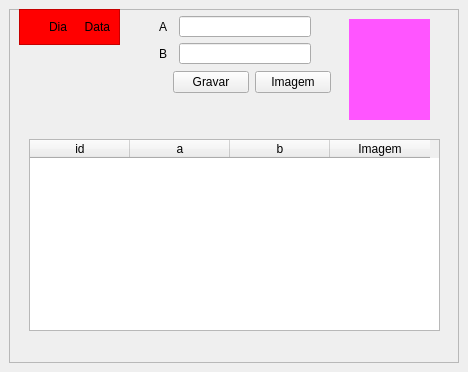
<?xml version="1.0" encoding="UTF-8"?>
<ui version="4.0">
 <class>MainWindow</class>
 <widget class="QMainWindow" name="MainWindow">
  <property name="geometry">
   <rect>
    <x>0</x>
    <y>0</y>
    <width>468</width>
    <height>372</height>
   </rect>
  </property>
  <property name="windowTitle">
   <string>MainWindow</string>
  </property>
  <widget class="QWidget" name="centralwidget">
   <layout class="QGridLayout" name="gridLayout_2">
    <item row="0" column="0">
     <widget class="QFrame" name="frame">
      <property name="styleSheet">
       <string notr="true"/>
      </property>
      <property name="frameShape">
       <enum>QFrame::StyledPanel</enum>
      </property>
      <property name="frameShadow">
       <enum>QFrame::Raised</enum>
      </property>
      <widget class="QLineEdit" name="tx_A">
       <property name="geometry">
        <rect>
         <x>170</x>
         <y>7</y>
         <width>132</width>
         <height>21</height>
        </rect>
       </property>
      </widget>
      <widget class="QLineEdit" name="tx_B">
       <property name="geometry">
        <rect>
         <x>170</x>
         <y>34</y>
         <width>132</width>
         <height>21</height>
        </rect>
       </property>
      </widget>
      <widget class="QLabel" name="lab_A">
       <property name="geometry">
        <rect>
         <x>150</x>
         <y>10</y>
         <width>16</width>
         <height>16</height>
        </rect>
       </property>
       <property name="text">
        <string>A</string>
       </property>
      </widget>
      <widget class="QLabel" name="lab_B">
       <property name="geometry">
        <rect>
         <x>150</x>
         <y>37</y>
         <width>16</width>
         <height>16</height>
        </rect>
       </property>
       <property name="text">
        <string>B</string>
       </property>
      </widget>
      <widget class="QFrame" name="frame_2">
       <property name="geometry">
        <rect>
         <x>10</x>
         <y>0</y>
         <width>101</width>
         <height>36</height>
        </rect>
       </property>
       <property name="styleSheet">
        <string notr="true">background-color: rgb(255, 0, 0);</string>
       </property>
       <property name="frameShape">
        <enum>QFrame::StyledPanel</enum>
       </property>
       <property name="frameShadow">
        <enum>QFrame::Raised</enum>
       </property>
       <layout class="QHBoxLayout" name="horizontalLayout">
        <item>
         <widget class="QLabel" name="lb_DiaSemana">
          <property name="text">
           <string>Dia</string>
          </property>
          <property name="alignment">
           <set>Qt::AlignRight|Qt::AlignTrailing|Qt::AlignVCenter</set>
          </property>
         </widget>
        </item>
        <item>
         <widget class="QLabel" name="lb_Data">
          <property name="text">
           <string>Data</string>
          </property>
          <property name="alignment">
           <set>Qt::AlignRight|Qt::AlignTrailing|Qt::AlignVCenter</set>
          </property>
         </widget>
        </item>
       </layout>
      </widget>
      <widget class="QTableWidget" name="tb_Dados">
       <property name="geometry">
        <rect>
         <x>20</x>
         <y>130</y>
         <width>411</width>
         <height>192</height>
        </rect>
       </property>
       <column>
        <property name="text">
         <string>id</string>
        </property>
       </column>
       <column>
        <property name="text">
         <string>a</string>
        </property>
       </column>
       <column>
        <property name="text">
         <string>b</string>
        </property>
       </column>
       <column>
        <property name="text">
         <string>Imagem</string>
        </property>
       </column>
      </widget>
      <widget class="QWidget" name="layoutWidget">
       <property name="geometry">
        <rect>
         <x>164</x>
         <y>60</y>
         <width>158</width>
         <height>26</height>
        </rect>
       </property>
       <layout class="QHBoxLayout" name="horizontalLayout_2">
        <item>
         <widget class="QPushButton" name="bt_salvar">
          <property name="text">
           <string>Gravar</string>
          </property>
         </widget>
        </item>
        <item>
         <widget class="QPushButton" name="bt_AddImagem">
          <property name="text">
           <string>Imagem</string>
          </property>
         </widget>
        </item>
       </layout>
      </widget>
      <widget class="QLabel" name="lb_FotoProduto">
       <property name="geometry">
        <rect>
         <x>340</x>
         <y>10</y>
         <width>81</width>
         <height>101</height>
        </rect>
       </property>
       <property name="styleSheet">
        <string notr="true">background-color: rgb(255, 85, 255);</string>
       </property>
       <property name="text">
        <string/>
       </property>
      </widget>
     </widget>
    </item>
   </layout>
  </widget>
 </widget>
 <resources/>
 <connections/>
</ui>
